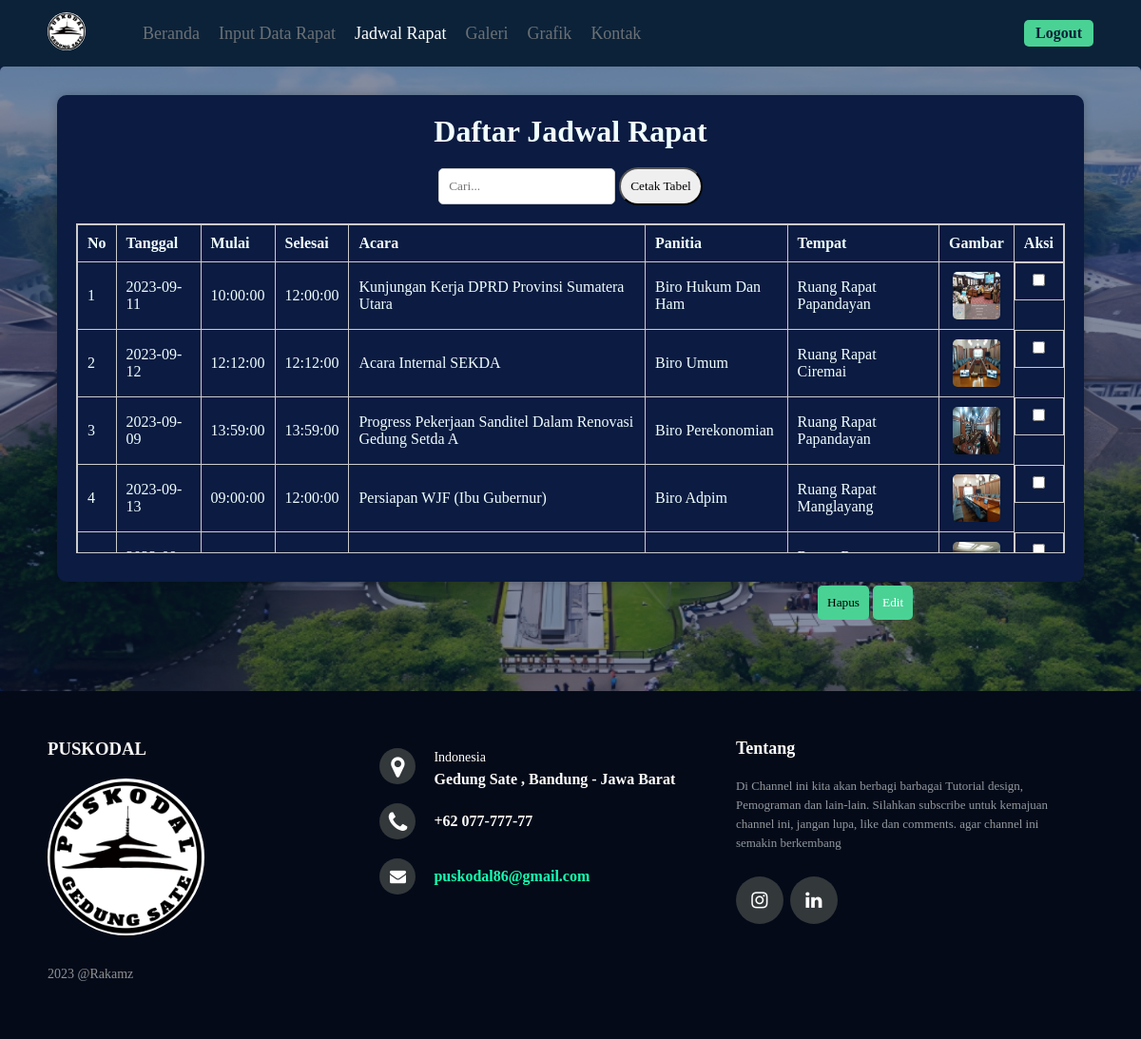
/jadwal-rapat-admin.php, run on the app's committed database.
### tables this page shows
CREATE TABLE `meetings` (
  `id_room` int(11) NOT NULL,
  `tanggal` date DEFAULT NULL,
  `Mulai` time DEFAULT NULL,
  `Selesai` time DEFAULT NULL,
  `acara` varchar(255) DEFAULT NULL,
  `Panitia` varchar(255) DEFAULT NULL,
  `tempat` varchar(255) DEFAULT NULL,
  `gambar` varchar(255) DEFAULT NULL
);

### jadwal-rapat-admin.php (the view, shortened to what this page needs)
<?php
$connection = mysqli_connect("localhost", "root", "", "user_authentication");
$query = "SELECT * FROM meetings";
$result = mysqli_query($connection, $query);
?>
<!DOCTYPE html>
<html lang="en">
<head>
    <link rel="stylesheet" href="css/stylee.css?v=<?php echo time()?>">
    <link rel="stylesheet" href="css/style-jadwal.css?v=<?php echo time()?>">
    <link rel="stylesheet" href="https://cdnjs.cloudflare.com/ajax/libs/font-awesome/4.7.0/css/font-awesome.min.css">
</head>
<body>
<header>
        <div class="header-left">
            <div class="logo">
                <img src="./img/logooo.jpg" alt="" class="logo-p">
            </div>
            <nav>
                <ul>
                    <li>
                        <a href="admin.html">Beranda</a>
                    </li>
                    <li>
                        <a href="input_data.php">Input Data Rapat</a>
                    </li>
                    <li>
                        <a href="#"  class="active" >Jadwal Rapat</a>
                    </li>
                    <li>
                        <a href="galeri-admin.php">Galeri</a>
                    </li>
                    <li>
                        <a href="grafik-admin.php">Grafik</a>
                    </li>
                    <li>
                        <a href="contact.php">Kontak</a>
                    </li>
                </ul>
            </nav>
        </div>
        <div class="header-right">
            <div class="login-signup">
                <a href="index.html">Logout</a>
            </div>
        </div>
    </header>
    <main>
    <div class="main">
            <div class="container-table">
        <h1>Daftar Jadwal Rapat</h1>
<div class="search-container">
    <input type="text" id="search-input" placeholder="Cari...">
    <button onclick="printTable()" class="print">Cetak Tabel</button>
<table>
<thead>
    <tr>
        <th>No</th>
        <th>Tanggal</th>
        <th>Mulai</th>
        <th>Selesai</th>
        <th>Acara</th>
        <th>Panitia</th>
        <th>Tempat</th>
        <th>Gambar</th>
        <th>Aksi</th>
    </tr>
    </thead>
     <tbody>
    <?php
    $counter = 1;
    while ($row = mysqli_fetch_assoc($result)) :
    ?>
        <tr>
            <td><?= $counter++; ?></td>
            <td><?= $row['tanggal']; ?></td>
            <td><?= $row['Mulai']; ?></td>
            <td><?= $row['Selesai']; ?></td>
            <td><?= $row['acara']; ?></td>
            <td><?= $row['Panitia']; ?></td>
            <td><?= $row['tempat']; ?></td>
            <td><img src="img/<?= $row['gambar']; ?>" width="50" height="50"></td>
            <form id="deleteForm" action="process/delete-selected.php?id_room=<?php echo $row["id_room"] ?>" method="post">
                                <td style="display: flex; justify-content: center; align-items: center;">
                                    <label for="data1">
                                        <input type="checkbox" class="checkbox" name="data[]" value="<?php echo $row["id_room"];?>" data-id="<?php echo $row["id_room"];?>">
                                    </label>
                                </td>
                                        <?php endwhile ?>
                                    </tr>
                                </tbody>
                            </table>
                        </div>
                    </div>
                <div class="action">
                    <input type="submit" class="del" value="Hapus" onclick="return confirm('Apakah kamu yakin ingin menghapus ini?')">
                <button class="edit" id="editButton" >Edit</button>
                </div>
</div>
</main>
    <footer class="footer">
        <div class="footer-left">
            <h3>PUSKODAL</h3>
            <div class="credit-cards">
                <img src="img/logooo.jpg" alt="">
            </div>
            <p class="footer-copyright">2023 @Rakamz</p>
        </div>
        <div class="footer-center">
            <div>
                <i class="fa fa-map-marker"></i>
                <p><span>Indonesia</span>Gedung Sate , Bandung - Jawa Barat</p>
            </div>
            <div>
                <i class="fa fa-phone"></i>
                <p>+62 077-777-77</p>
            </div>
            <div>
                <i class="fa fa-envelope"></i>
                <p><a href="#">puskodal86@gmail.com</a></p>
            </div>
        </div>
        <div class="footer-right">
            <p class="footer-about">
                <span>Tentang</span>
                Di Channel ini kita akan berbagi barbagai Tutorial design, Pemograman dan lain-lain. Silahkan subscribe untuk kemajuan channel ini, jangan lupa, like dan comments. agar channel ini semakin berkembang
            </p>
            <div class="footer-media">
                <a href="https://www.instagram.com/puskodal_gedung_sate" target="_blank"><i class="fa fa-instagram"></i></a>
                <a href="https://www.linkedin.com/in/raka-muhamad-zidan-63865a27b" target="_blank"><i class="fa fa-linkedin"></i></a>
            </div>
        </div>
    </footer>
</body>
</html>

### css/stylee.css (style rules this page uses)
* { padding: 0; margin: 0; box-sizing: border-box; text-decoration: none; list-style: none; font-family: 'Times New Roman', serif; }
img { width: 100%; border-radius:5px; }
header { height: 70px; display: flex; align-items: center; justify-content: space-between; padding: 0 50px; background: #0b2239; }
header .header-left { display: flex; align-items: center; }
header .header-left .logo { width: 40px; }
header .header-left nav { margin-left: 50px; }
header .header-left nav ul { display: flex; }
header .logo-p { border-radius: 50%; }
nav ul li a { display: block; color: #6c7175; font-size: 18px; padding: 5px 10px; transition: 0.2s; }
nav ul li a:hover, nav ul li a.active { color: #fff; }
header .header-right { display: flex; align-items: center; }
header .login-signup { color: #cfd9e0; font-weight: bold; }
header .login-signup a { display: inline-block; color: #0b2239; background: #4ad295; padding: 5px 12px; border-radius: 5px; }
.main { background-color:rgb(0, 0, 0); width:100%; height:657px; position: relative; }
.footer { background-color: #040a18; box-sizing: border-box; width: 100%; text-align: left; font: bold 16px sans-serif; padding: 50px 50px 60px 50px; }
.footer .footer-left, .footer .footer-center, .footer .footer-right { display: inline-block; vertical-align: top; }
.footer .footer-left { width: 30%; }
.footer h3 { color: #f5f5f5; margin: 0; padding-bottom: 20px; font-family: Georgia, 'Time New Roman', Times, serif; }
.footer .footer-left img { width:50%; vertical-align: middle; border-radius: 50%; }
.footer .footer-left .credit-cards { width: 100%; }
.footer .footer-copyright { color: #8f9296; font-size: 14px; font-weight: normal; margin: 0; padding-top: 10%; }
.footer .footer-center { width: 35%; }
.footer .footer-center i { background-color: #33383b; color: #ffffff; font-size: 25px; width: 38px; height: 38px; border-radius: 50%; text-align: center; line-height: 42px; margin: 10px 15px; vertical-align: middle; }
.footer .footer-center i.fa-envelope { font-size: 17px; line-height: 38px; }
.footer .footer-center p { display: inline-block; color: #ffffff; vertical-align: middle; margin: 0px; }
.footer .footer-center p span { display: block; font-weight: normal; font-size: 14px; line-height: 2; }
.footer .footer-center p a { color: rgb(22, 255, 177); text-decoration: none; }
.footer .footer-right { width: 30%; }
.footer .footer-about { line-height: 20px; color: #92999f; font-size: 13px; font-weight: normal; margin: 0px; }
.footer .footer-about span { display: block; color: #ffffff; font-size: 18px; font-weight: bold; margin-bottom: 20px; }
.footer .footer-media { margin-top: 25px; }
.footer .footer-media a { display: inline-block; width: 50px; height: 50px; cursor: pointer; background-color: #33383b; border-radius: 50%; font-size: 20px; color: #ffffff; text-align: center; line-height: 50px; margin-right: 3px; margin-bottom: 5px; }

### css/style-jadwal.css (style rules this page uses)
body { font-family: Arial, sans-serif; }
.main { background-color:#0b1b41; }
.container-table { width:90%; position:relative; text-align: center; margin: 0 auto; padding: 20px; background-color:#0b1b41; border-radius: 10px; box-shadow: 0 0 10px rgba(0, 0, 0, 0.2); color: azure; top:30px; }
form { display: flex; flex-direction: column; }
label { font-weight: bold; }
input[type="date"], input[type="time"], input[type="text"], input[type="file"] { padding: 10px; border: 1px solid #ccc; border-radius: 5px; }
input[type="submit"] { background-color:#4ad295; color:black; padding: 10px; border: none; border-radius: 5px; cursor: pointer; transition: background-color 0.2s; }
table { border-collapse: collapse; width: 100%; max-height: 347px; overflow-y: scroll; display: block; }
table, th, td { border: 1px solid #ccc; }
th, td { padding: 10px; text-align: left; }
th { font-weight: bold; }
table img { max-width: 50px; max-height: 50px; display: block; margin: 0 auto; }
.action { position: absolute; bottom:75px; left:860px; }
.search-container { padding-top: 10px; padding-bottom:10px; }
input#search-input { margin-bottom: 20px; margin-top: 10px; }
#editButton:not([disabled]) { background-color:#4ad295; color: #fff; padding: 10px; border: none; border-radius: 5px; cursor: pointer; font-family: Poppins-medium; }

### jadwal-rapat-admin.php (style rules this page uses)
.print { position: relative; padding: 10px; border-radius: 25px; }

### data on the page
meetings: tanggal "2023-09-11", Mulai "10:00:00", Selesai "12:00:00", acara "Kunjungan Kerja DPRD Provinsi Sumatera Utara", Panitia "Biro Hukum Dan Ham", tempat "Ruang Rapat Papandayan", gambar (picture)
meetings: tanggal "2023-09-12", Mulai "12:12:00", Selesai "12:12:00", acara "Acara Internal SEKDA", Panitia "Biro Umum", tempat "Ruang Rapat Ciremai", gambar (picture)
meetings: tanggal "2023-09-09", Mulai "13:59:00", Selesai "13:59:00", acara "Progress Pekerjaan Sanditel Dalam Renovasi Gedung Setda A", Panitia "Biro Perekonomian", tempat "Ruang Rapat Papandayan", gambar (picture)
meetings: tanggal "2023-09-13", Mulai "09:00:00", Selesai "12:00:00", acara "Persiapan WJF (Ibu Gubernur)", Panitia "Biro Adpim", tempat "Ruang Rapat Manglayang", gambar (picture)
meetings: gambar (picture)
